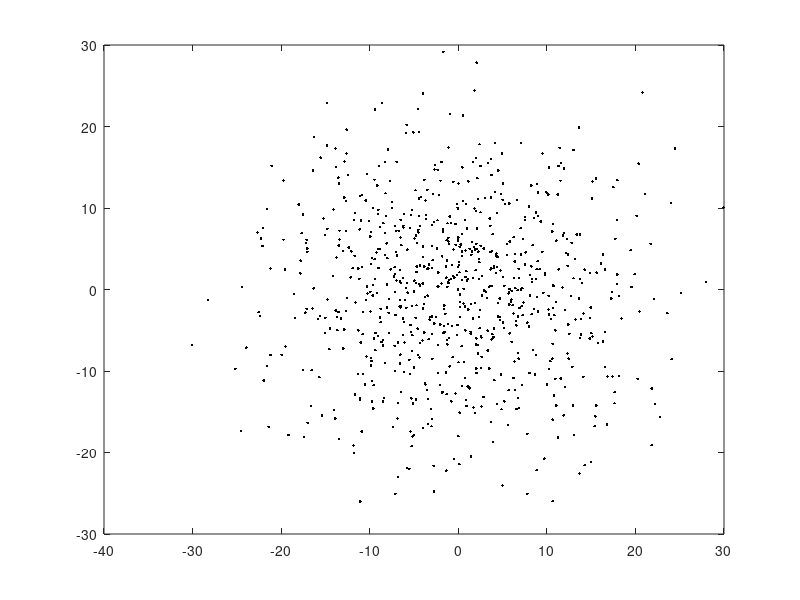
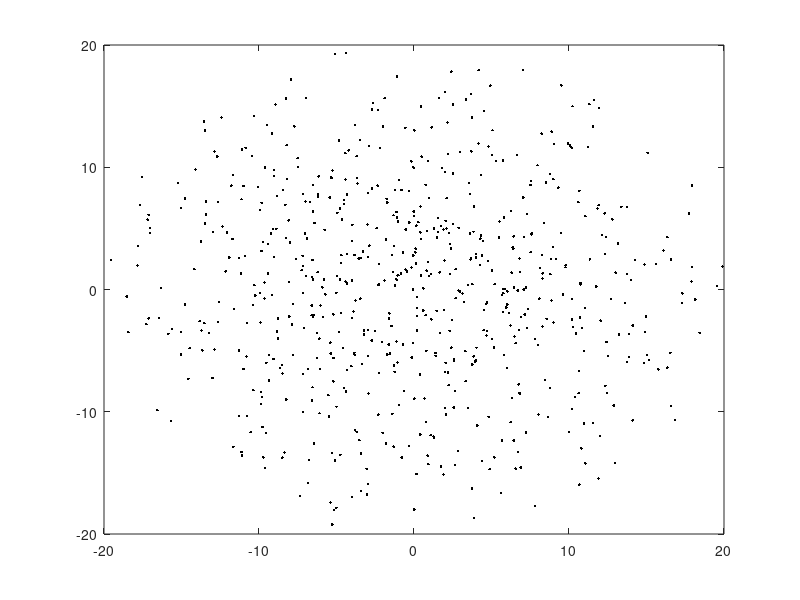

Write the MATLAB code that produced these figures, in order.
% Matlab source code for Kmeans 

close all 
clear all 
clc 

Limit = 20; 

X = [10*randn(400,2) ; 10 * randn(400,2)] ; 
plot(X(:,1), X(:,2), 'k.')

k =1; 
for i = 1:length(X(:,1))
    if (sqrt(X(i,1)^2 + X(i,2)^2 )) > Limit 
        X(i,1) = 0 ; 
        X(i,2) = 0 ;
    else 
        Y(k,1) =  X(i,1) ;
        Y(k,2) =  X(i,2) ; 
        k = k+1; 
    end 
end 

figure
plot(Y(:,1), Y(:,2), 'k.')